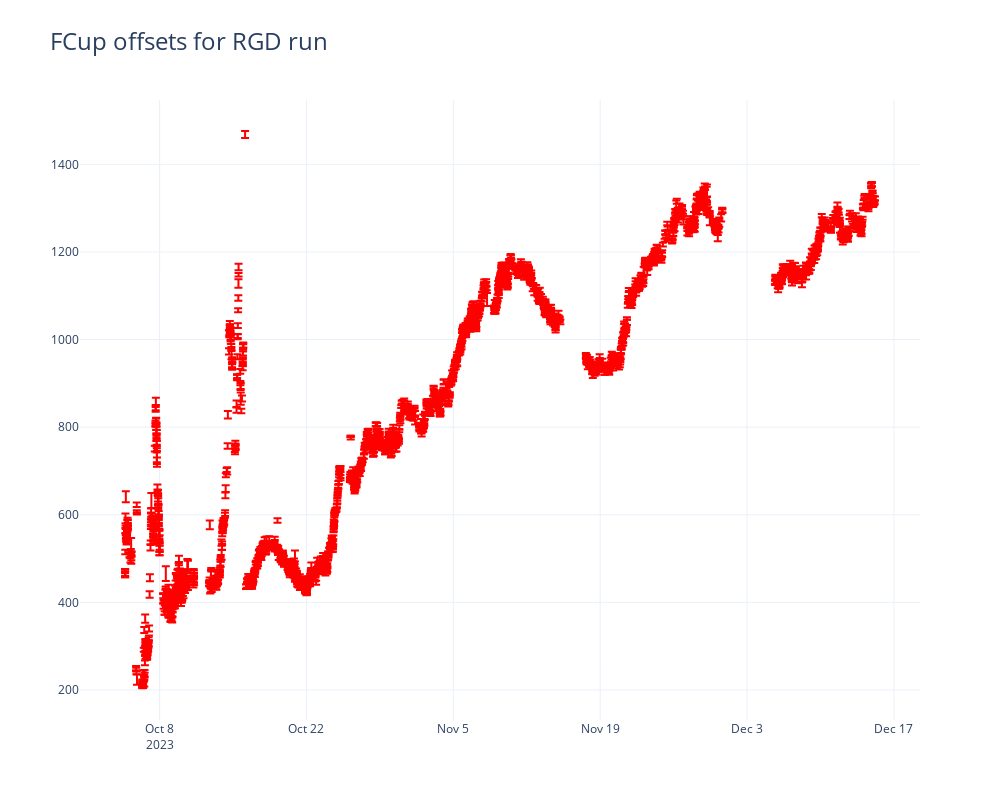

Write notebook code for a chart like this one.
### Code cell
#offset_df= pd.DataFrame(offset_data)
offset_df = offset_df.loc[offset_df["std"]<30]
fig = make_subplots()  # (specs=[[{"secondary_y": True}]])
fig.update_layout(width=1000, height=800,
                  title=go.layout.Title(text=f"FCup offsets for RGD run", xanchor="left"),
                  titlefont=dict(size=24),)
fig.add_trace(trace=go.Scatter(x=offset_df.time, y=offset_df["mean"], error_y=dict(type="data",array=offset_df["std"]),mode="markers", marker=dict(color="#FF0000",size=1),line=dict(color="#A0A0FF", shape="hv", width=1)))
fig.show()

### Figure 1 — Plotly figure (JSON) as saved in the notebook; plotly's stock layout.template omitted (floating-point values rounded to 4 significant figures; data arrays with more than 128 entries replaced by an {"elided": "..."} marker saying what was removed)
{"data": [{"error_y": {"array": {"elided": "2593 float values"}, "type": "data"}, "line": {"color": "#A0A0FF", "shape": "hv", "width": 1}, "marker": {"color": "#FF0000", "size": 1}, "mode": "markers", "x": {"elided": "2593 str values"}, "y": {"elided": "2593 float values"}, "type": "scatter"}], "layout": {"xaxis": {"anchor": "y", "domain": [0.0, 1.0]}, "yaxis": {"anchor": "x", "domain": [0.0, 1.0]}, "title": {"text": "FCup offsets for RGD run", "xanchor": "left", "font": {"size": 24}}, "width": 1000, "height": 800}}
